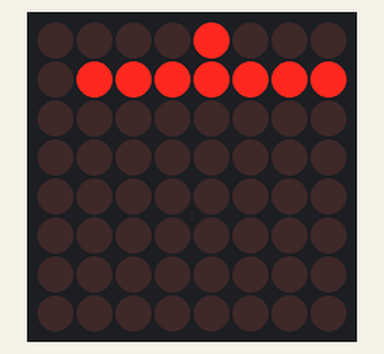
Bench run of a sketch on a simulated Arduino Uno, built with avr-gcc and run on an emulated ATmega328P. Parts: 8×8 LED matrix. Wiring (inferred from the names in the program): LED matrix (orientation assumed): rows A5, A4, A3, A2, A1, A0, pin 10, pin 11; columns pin 2, pin 3, pin 4, pin 5, pin 6, pin 7, pin 8, pin 9.

Above: at 0.5 s.
At 1.91 s:
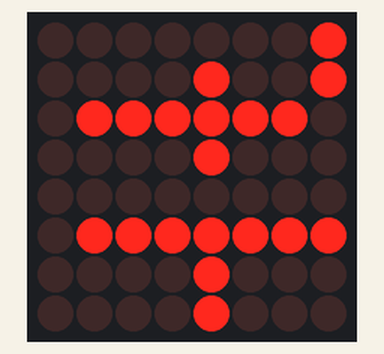
At 3.49 s:
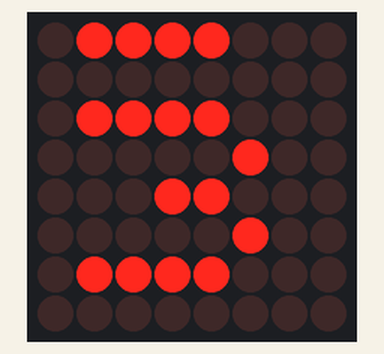
At 6.64 s:
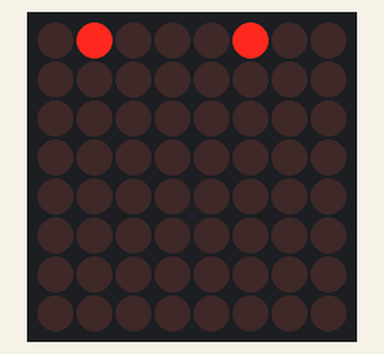
At 10.17 s:
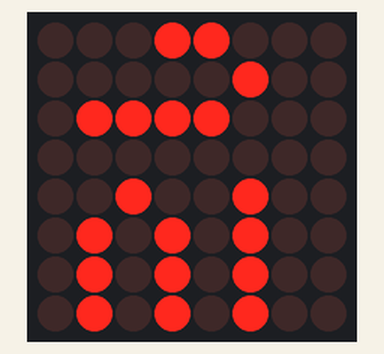
At 13.7 s:
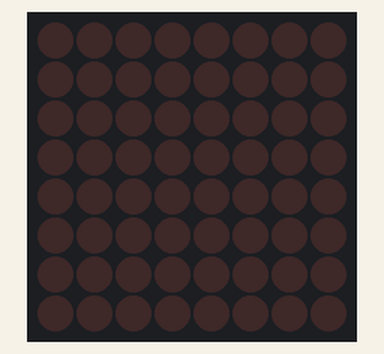

Measured:
- by itself, everything shown: repeats every 14.8 s, in 77 steps
- what the display in image 5 shows lasts 1.4 s, from 13.6 s to 15.0 s

The sketch:

mmTextFlow_8x8LED.ino
```cpp
/*
  Text flow on LED matrix 8x8

 Hardware required :
 * LED matrix 8x8
 * 8x resistor 330
 * Arduino UNO

 v 0.1.0 - Martin Mikala, May 2, 2016
 Part of code from Arduino book - Průvodce světem Arduina, http://arduino.cz/

 ASCII font 5x7 from https://www.ccsinfo.com/forum/viewtopic.php?p=34689

*/

// ASCII font array
// rows -> {1,2,3,4,5,6,7,8}
// column 0x00 -> 0xFF
// 128 characters
  byte font[128][8] =
   {{0,0,0,0,0,0,0,0},                        //0x00
    {0,0,0,0,0,0,0,0},                        //0x01
    {0,0,0,0,0,0,0,0},                        //0x02
    {0,0,0,0,0,0,0,0},                        //0x03
    {0,0,0,0,0,0,0,0},                        //0x04
    {0,0,0,0,0,0,0,0},                        //0x05
    {0,0,0,0,0,0,0,0},                        //0x06
    {0,0,0,0,0,0,0,0},                        //0x07
    {0,0,0,0,0,0,0,0},                        //0x08
    {0,0,0,0,0,0,0,0},                        //0x09
    {0,0,0,0,0,0,0,0},                        //0x0A
    {0,0,0,0,0,0,0,0},                        //0x0B
    {0,0,0,0,0,0,0,0},                        //0x0C
    {0,0,0,0,0,0,0,0},                        //0x0D
    {0,0,0,0,0,0,0,0},                        //0x0E
    {0,0,0,0,0,0,0,0},                        //0x0F
    {0,0,0,0,0,0,0,0},                        //0x10
    {0,0,0,0,0,0,0,0},                        //0x11
    {0,0,0,0,0,0,0,0},                        //0x12
    {0,0,0,0,0,0,0,0},                        //0x13
    {0,0,0,0,0,0,0,0},                        //0x14
    {0,0,0,0,0,0,0,0},                        //0x15
    {0,0,0,0,0,0,0,0},                        //0x16
    {0,0,0,0,0,0,0,0},                        //0x17
    {0,0,0,0,0,0,0,0},                        //0x18
    {0,0,0,0,0,0,0,0},                        //0x19
    {0,0,0,0,0,0,0,0},                        //0x1A
    {0,0,0,0,0,0,0,0},                        //0x1B
    {0,0,0,0,0,0,0,0},                        //0x1C
    {0,0,0,0,0,0,0,0},                        //0x1D
    {0,0,0,0,0,0,0,0},                        //0x1E
    {0,0,0,0,0,0,0,0},                        //0x1F
   {0x00, 0x00, 0x00, 0x00, 0x00, 0x00, 0x00, 0x00},   // 0x20, Space
   {0x04, 0x04, 0x04, 0x04, 0x04, 0x00, 0x04, 0x00},   // 0x21, !
   {0x09, 0x09, 0x12, 0x00, 0x00, 0x00, 0x00, 0x00},   // 0x22, "
   {0x0a, 0x0a, 0x1f, 0x0a, 0x1f, 0x0a, 0x0a, 0x00},   // 0x23, #
   {0x04, 0x0f, 0x14, 0x0e, 0x05, 0x1e, 0x04, 0x00},   // 0x24, $
   {0x19, 0x19, 0x02, 0x04, 0x08, 0x13, 0x13, 0x00},   // 0x25, %
   {0x04, 0x0a, 0x0a, 0x0a, 0x15, 0x12, 0x0d, 0x00},   // 0x26, &
   {0x04, 0x04, 0x08, 0x00, 0x00, 0x00, 0x00, 0x00},   // 0x27, '
   {0x02, 0x04, 0x08, 0x08, 0x08, 0x04, 0x02, 0x00},   // 0x28, (
   {0x08, 0x04, 0x02, 0x02, 0x02, 0x04, 0x08, 0x00},   // 0x29, )
   {0x04, 0x15, 0x0e, 0x1f, 0x0e, 0x15, 0x04, 0x00},   // 0x2a, *
   {0x00, 0x04, 0x04, 0x1f, 0x04, 0x04, 0x00, 0x00},   // 0x2b, +
   {0x00, 0x00, 0x00, 0x00, 0x04, 0x04, 0x08, 0x00},   // 0x2c, ,
   {0x00, 0x00, 0x00, 0x1f, 0x00, 0x00, 0x00, 0x00},   // 0x2d, -
   {0x00, 0x00, 0x00, 0x00, 0x00, 0x0c, 0x0c, 0x00},   // 0x2e, .
   {0x01, 0x01, 0x02, 0x04, 0x08, 0x10, 0x10, 0x00},   // 0x2f, /
   {0x0e, 0x11, 0x13, 0x15, 0x19, 0x11, 0x0e, 0x00},   // 0x30, 0
   {0x04, 0x0c, 0x04, 0x04, 0x04, 0x04, 0x0e, 0x00},   // 0x31, 1
   {0x0e, 0x11, 0x01, 0x02, 0x04, 0x08, 0x1f, 0x00},   // 0x32, 2
   {0x0e, 0x11, 0x01, 0x06, 0x01, 0x11, 0x0e, 0x00},   // 0x33, 3
   {0x02, 0x06, 0x0a, 0x12, 0x1f, 0x02, 0x02, 0x00},   // 0x34, 4
   {0x1f, 0x10, 0x1e, 0x01, 0x01, 0x11, 0x0e, 0x00},   // 0x35, 5
   {0x06, 0x08, 0x10, 0x1e, 0x11, 0x11, 0x0e, 0x00},   // 0x36, 6
   {0x1f, 0x01, 0x02, 0x04, 0x08, 0x08, 0x08, 0x00},   // 0x37, 7
   {0x0e, 0x11, 0x11, 0x0e, 0x11, 0x11, 0x0e, 0x00},   // 0x38, 8
   {0x0e, 0x11, 0x11, 0x0f, 0x01, 0x02, 0x0c, 0x00},   // 0x39, 9
   {0x00, 0x0c, 0x0c, 0x00, 0x0c, 0x0c, 0x00, 0x00},   // 0x3a, :
   {0x00, 0x0c, 0x0c, 0x00, 0x0c, 0x04, 0x08, 0x00},   // 0x3b, ;
   {0x02, 0x04, 0x08, 0x10, 0x08, 0x04, 0x02, 0x00},   // 0x3c, <
   {0x00, 0x00, 0x1f, 0x00, 0x1f, 0x00, 0x00, 0x00},   // 0x3d, =
   {0x08, 0x04, 0x02, 0x01, 0x02, 0x04, 0x08, 0x00},   // 0x3e, >
   {0x0e, 0x11, 0x01, 0x02, 0x04, 0x00, 0x04, 0x00},   // 0x3f, ?
   {0x0e, 0x11, 0x17, 0x15, 0x17, 0x10, 0x0f, 0x00},   // 0x40, @
   {0x04, 0x0a, 0x11, 0x11, 0x1f, 0x11, 0x11, 0x00},   // 0x41, A
   {0x1e, 0x11, 0x11, 0x1e, 0x11, 0x11, 0x1e, 0x00},   // 0x42, B
   {0x0e, 0x11, 0x10, 0x10, 0x10, 0x11, 0x0e, 0x00},   // 0x43, C
   {0x1e, 0x09, 0x09, 0x09, 0x09, 0x09, 0x1e, 0x00},   // 0x44, D
   {0x1f, 0x10, 0x10, 0x1c, 0x10, 0x10, 0x1f, 0x00},   // 0x45, E
   {0x1f, 0x10, 0x10, 0x1f, 0x10, 0x10, 0x10, 0x00},   // 0x46, F
   {0x0e, 0x11, 0x10, 0x10, 0x13, 0x11, 0x0f, 0x00},   // 0x37, G
   {0x11, 0x11, 0x11, 0x1f, 0x11, 0x11, 0x11, 0x00},   // 0x48, H
   {0x0e, 0x04, 0x04, 0x04, 0x04, 0x04, 0x0e, 0x00},   // 0x49, I
   {0x1f, 0x02, 0x02, 0x02, 0x02, 0x12, 0x0c, 0x00},   // 0x4a, J
   {0x11, 0x12, 0x14, 0x18, 0x14, 0x12, 0x11, 0x00},   // 0x4b, K
   {0x10, 0x10, 0x10, 0x10, 0x10, 0x10, 0x1f, 0x00},   // 0x4c, L
   {0x11, 0x1b, 0x15, 0x11, 0x11, 0x11, 0x11, 0x00},   // 0x4d, M
   {0x11, 0x11, 0x19, 0x15, 0x13, 0x11, 0x11, 0x00},   // 0x4e, N
   {0x0e, 0x11, 0x11, 0x11, 0x11, 0x11, 0x0e, 0x00},   // 0x4f, O
   {0x1e, 0x11, 0x11, 0x1e, 0x10, 0x10, 0x10, 0x00},   // 0x50, P
   {0x0e, 0x11, 0x11, 0x11, 0x15, 0x12, 0x0d, 0x00},   // 0x51, Q
   {0x1e, 0x11, 0x11, 0x1e, 0x14, 0x12, 0x11, 0x00},   // 0x52, R
   {0x0e, 0x11, 0x10, 0x0e, 0x01, 0x11, 0x0e, 0x00},   // 0x53, S
   {0x1f, 0x04, 0x04, 0x04, 0x04, 0x04, 0x04, 0x00},   // 0x54, T
   {0x11, 0x11, 0x11, 0x11, 0x11, 0x11, 0x0e, 0x00},   // 0x55, U
   {0x11, 0x11, 0x11, 0x11, 0x11, 0x0a, 0x04, 0x00},   // 0x56, V
   {0x11, 0x11, 0x11, 0x15, 0x15, 0x1b, 0x11, 0x00},   // 0x57, W
   {0x11, 0x11, 0x0a, 0x04, 0x0a, 0x11, 0x11, 0x00},   // 0x58, X
   {0x11, 0x11, 0x0a, 0x04, 0x04, 0x04, 0x04, 0x00},   // 0x59, Y
   {0x1f, 0x01, 0x02, 0x04, 0x08, 0x10, 0x1f, 0x00},   // 0x5a, Z
   {0x0e, 0x08, 0x08, 0x08, 0x08, 0x08, 0x0e, 0x00},   // 0x5b, [
   {0x10, 0x10, 0x08, 0x04, 0x02, 0x01, 0x01, 0x00},   // 0x5c, \
   {0x0e, 0x02, 0x02, 0x02, 0x02, 0x02, 0x0e, 0x00},   // 0x5d, ]
   {0x04, 0x0a, 0x11, 0x00, 0x00, 0x00, 0x00, 0x00},   // 0x5e, ^
   {0x00, 0x00, 0x00, 0x00, 0x00, 0x00, 0x1f, 0x00},   // 0x5f, _
   {0x04, 0x04, 0x02, 0x00, 0x00, 0x00, 0x00, 0x00},   // 0x60, `
   {0x00, 0x0e, 0x01, 0x0d, 0x13, 0x13, 0x0d, 0x00},   // 0x61, a
   {0x10, 0x10, 0x10, 0x1c, 0x12, 0x12, 0x1c, 0x00},   // 0x62, b
   {0x00, 0x00, 0x00, 0x0e, 0x10, 0x10, 0x0e, 0x00},   // 0x63, c
   {0x01, 0x01, 0x01, 0x07, 0x09, 0x09, 0x07, 0x00},   // 0x64, d
   {0x00, 0x00, 0x0e, 0x11, 0x1f, 0x10, 0x0f, 0x00},   // 0x65, e
   {0x06, 0x09, 0x08, 0x1c, 0x08, 0x08, 0x08, 0x00},   // 0x66, f
   {0x0e, 0x11, 0x13, 0x0d, 0x01, 0x01, 0x0e, 0x00},   // 0x67, g
   {0x10, 0x10, 0x10, 0x16, 0x19, 0x11, 0x11, 0x00},   // 0x68, h
   {0x00, 0x04, 0x00, 0x0c, 0x04, 0x04, 0x0e, 0x00},   // 0x69, i
   {0x02, 0x00, 0x06, 0x02, 0x02, 0x12, 0x0c, 0x00},   // 0x6a, j
   {0x10, 0x10, 0x12, 0x14, 0x18, 0x14, 0x12, 0x00},   // 0x6b, k
   {0x0c, 0x04, 0x04, 0x04, 0x04, 0x04, 0x04, 0x00},   // 0x6c, l
   {0x00, 0x00, 0x0a, 0x15, 0x15, 0x11, 0x11, 0x00},   // 0x6d, m
   {0x00, 0x00, 0x16, 0x19, 0x11, 0x11, 0x11, 0x00},   // 0x6e, n
   {0x00, 0x00, 0x0e, 0x11, 0x11, 0x11, 0x0e, 0x00},   // 0x6f, o
   {0x00, 0x1c, 0x12, 0x12, 0x1c, 0x10, 0x10, 0x00},   // 0x70, p
   {0x00, 0x07, 0x09, 0x09, 0x07, 0x01, 0x01, 0x00},   // 0x71, q
   {0x00, 0x00, 0x16, 0x19, 0x10, 0x10, 0x10, 0x00},   // 0x72, r
   {0x00, 0x00, 0x0f, 0x10, 0x0e, 0x01, 0x1e, 0x00},   // 0x73, s
   {0x08, 0x08, 0x1c, 0x08, 0x08, 0x09, 0x06, 0x00},   // 0x74, t
   {0x00, 0x00, 0x11, 0x11, 0x11, 0x13, 0x0d, 0x00},   // 0x75, u
   {0x00, 0x00, 0x11, 0x11, 0x11, 0x0a, 0x04, 0x00},   // 0x76, v
   {0x00, 0x00, 0x11, 0x11, 0x15, 0x15, 0x0a, 0x00},   // 0x77, w
   {0x00, 0x00, 0x11, 0x0a, 0x04, 0x0a, 0x11, 0x00},   // 0x78, x
   {0x00, 0x11, 0x11, 0x0f, 0x01, 0x11, 0x0e, 0x00},   // 0x79, y
   {0x00, 0x00, 0x1f, 0x02, 0x04, 0x08, 0x1f, 0x00},   // 0x7a, z
   {0x06, 0x08, 0x08, 0x10, 0x08, 0x08, 0x06, 0x00},   // 0x7b, {
   {0x04, 0x04, 0x04, 0x00, 0x04, 0x04, 0x04, 0x00},   // 0x7c, |
   {0x0c, 0x02, 0x02, 0x01, 0x02, 0x02, 0x0c, 0x00},   // 0x7d, }
   {0x08, 0x15, 0x02, 0x00, 0x00, 0x00, 0x00, 0x00},   // 0x7e, ~
   {0x1f, 0x1f, 0x1f, 0x1f, 0x1f, 0x1f, 0x1f, 0x00}    // 0x7f, DEL
   };

byte columns[] = {2,3,4,5,6,7,8,9};                        //pins for columns 1-8
byte rows[] = {A5,A4,A3,A2,A1,A0,10,11};                   //pins for rows 1-8
boolean rowon = LOW;                                       // row bit on/off value
boolean rowoff = HIGH;
boolean colon = HIGH;                                      // column bit on/off value
boolean coloff = LOW;
String text = "Hello world!  ";                              // TEXT for FLOW

//LED matrix memory
byte matrix[8] = {0,0,0,0,0,0,0,0};


void setup(){
  for(int i = 0; i < 8; i++){
  //set pins
  pinMode(columns[i], OUTPUT);
  pinMode(rows[i], OUTPUT);

  //turn off LEDs
  digitalWrite(columns[i], coloff);
  digitalWrite(rows[i], rowoff);
  }
}

void loop(){
  byte revbit[8] = {7,6,5,4,3,2,1,0};                       // reverse order for bits
  for(int t = 0;t < text.length(); t++) {                   // show characters oftext
    char c = text.charAt(t);                                // one char from text
    for(int n = 5; n >= 0; n--) {                           // shift new char to right 5-4-3-2-1
      for(int m = 0; m < 8;m++) {                           // set rows
          matrix[m] = (matrix[m] << 1) | (font[c][m] >> n); // shift 1 current row to left OR with new char shift n to right
      }
      for(int r = 0; r < 10; r++) {                         // redraw 10 times
        drawMatrix(matrix);
        delay(1);                                             // wait for next character
      }
    }
  }
}

void drawMatrix(byte mat[8]) {
  byte revbit[8] = {7,6,5,4,3,2,1,0};                   // reverse order for bits
  for(int i = 0; i < 8; i++){                           // loop for each column
    digitalWrite(columns[i], colon);                    // ON col i
    byte row = mat[revbit[i]];                          //read bits for row
    for(int j = 0; j < 8; j++){                         // loop for row bits
       if(bitRead(row,j) == 1){                          //if bit j is 1, turn on LED
          digitalWrite(rows[j], rowon);
       }
    }
    delay(2);                                           //waiting, lighting short time
    for(int j = 0; j < 8; j++){                         //OFF all rows
      digitalWrite(rows[j], rowoff);
    }
    digitalWrite(columns[i], coloff);                   // OFF column
  }
}
```
